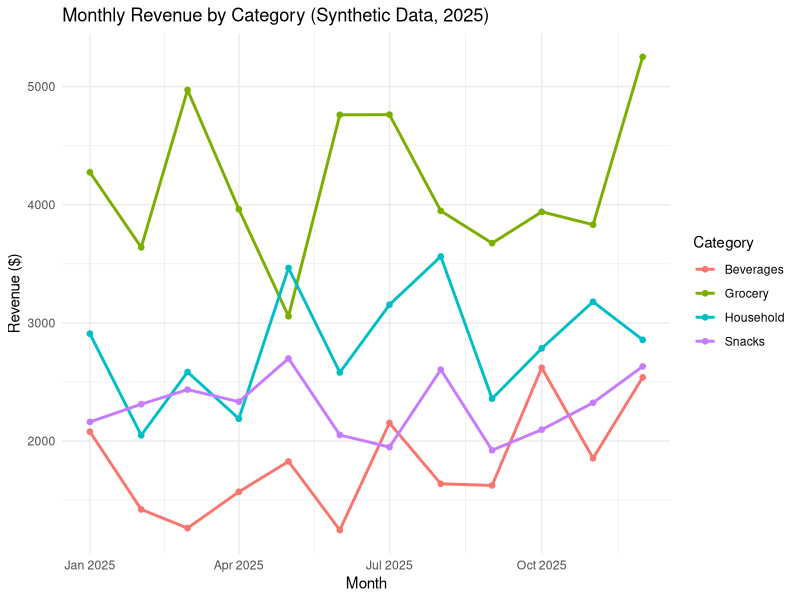

This figure's R source:
# ============================================================
# sales_analysis.R
# Purpose : Generate synthetic retail sales data, summarize
#           monthly revenue by category, and plot the trend.
# Author  : Shyam Mohan Jayamohan (BDA400 - Assignment 1)
# Data    : 100% synthetic, generated below with set.seed().
#           No real or personal data is used anywhere.
# ============================================================

library(dplyr)
library(ggplot2)
library(lubridate)

# ---- 1. Generate synthetic sales data -----------------------
set.seed(400)  # reproducible synthetic data

n_orders <- 2400
sales <- tibble(
  order_id   = sprintf("ORD-%05d", 1:n_orders),
  order_date = as.Date("2025-01-01") + sample(0:364, n_orders, replace = TRUE),
  category   = sample(c("Grocery", "Household", "Snacks", "Beverages"),
                      n_orders, replace = TRUE,
                      prob = c(0.40, 0.25, 0.20, 0.15)),
  amount     = round(rlnorm(n_orders, meanlog = 3.9, sdlog = 0.45), 2)
)

# ---- 2. Clean ------------------------------------------------
# Remove impossible values (defensive check; synthetic data is clean)
sales_clean <- sales %>%
  filter(amount > 0, !is.na(order_date))

# ---- 3. Summarize monthly revenue by category ---------------
monthly_summary <- sales_clean %>%
  mutate(month = floor_date(order_date, "month")) %>%
  group_by(month, category) %>%
  summarise(revenue = sum(amount),
            orders  = n(),
            .groups = "drop")

print(head(monthly_summary, 8))

# ---- 4. Plot the trend --------------------------------------
trend_plot <- ggplot(monthly_summary,
                     aes(x = month, y = revenue, colour = category)) +
  geom_line(linewidth = 1) +
  geom_point(size = 1.6) +
  labs(title = "Monthly Revenue by Category (Synthetic Data, 2025)",
       x = "Month", y = "Revenue ($)", colour = "Category") +
  theme_minimal()

ggsave("monthly_trend.png", trend_plot, width = 9, height = 5, dpi = 150)

message("Done: monthly_summary created and monthly_trend.png saved.")
